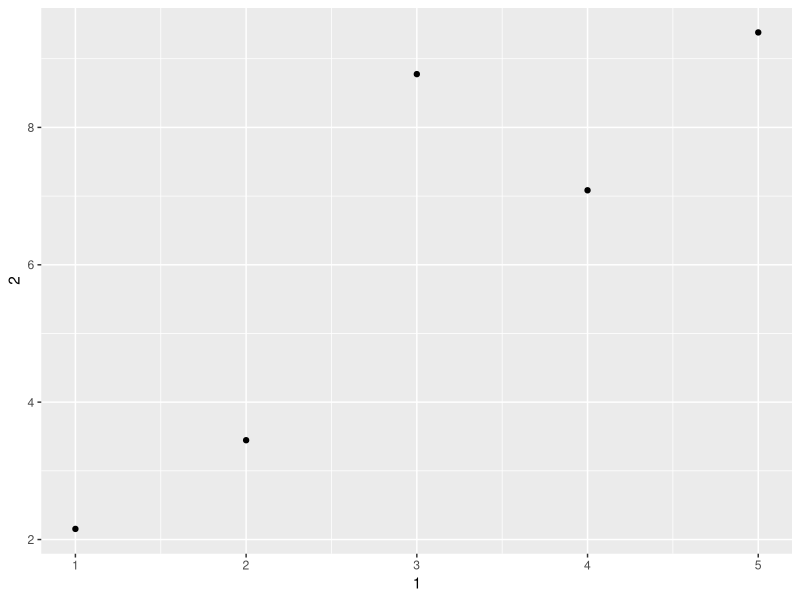

This chart was generated by the following R code:
## ---- chunk 1
knitr::opts_chunk$set(echo = TRUE)
library(tibble)
library(ggplot2)
library("tidyverse")
## ---- chunk 2
something <- tibble(
  `1` = 1:5,
  `2` = `1` * 2 + rnorm(length(`1`))
)
## ---- chunk 3
something[["1"]]
## ---- chunk 4
ggplot(something, aes(x = `1`, y = `2`)) + geom_point()
## ---- chunk 5
something[["3"]] <- something[["2"]] / something[["1"]]
## ---- chunk 6
something_great <- rename(something, one = `1`, two = `2`, three = `3`)
something_great
